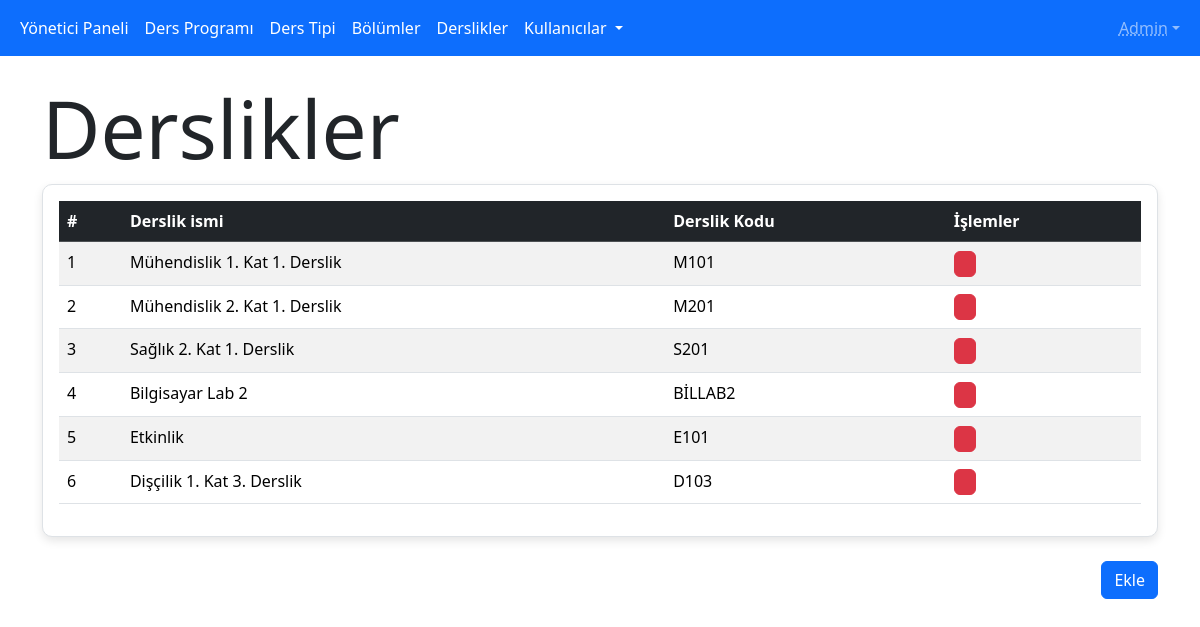
/dashboard/classroom (signed in), run on the app's committed database.
### website/models.py (models this page shows)
class BaseModel(Model):
    class Meta:
        database = db

class Classroom(BaseModel):
    name = CharField(max_length=255)
    code = CharField(max_length=10)
    class Meta:
        table_name = 'classrooms'

### website/dashboard.py (the view)
@dashboard.route('/classroom')
def classroom_page():
    classrooms = Classroom.select()
    return render_template("classroom/index.html", classrooms=classrooms)

### website/__init__.py (called while the page is built)
def create_app() -> Flask:
    app = Flask(__name__)
    app.secret_key = "B1zdkpOQ3AbJBvSaJrlCWMITM1uQwwmIbTImjIRFGkSr74J1TDp6J3Yzzl4a3Qgq96vMNf0hSSD0fouM"
    app.config['ROOT_URL'] = Path(__file__).parent.parent
    print(f"Proje {app.config['ROOT_URL']} dizininde çalıştırılıyor")
    @app.before_request
    def login_required():
        if not ((session.get('id', None)) or
                (request.endpoint and request.endpoint in ('auth.login', 'static'))):
            flash('Önce Giriş Yapın', 'danger'),
            return redirect(url_for('auth.login', next=request.url))
    app.register_blueprint(auth, url_prefix='/auth')
    app.register_blueprint(dashboard, url_prefix='/dashboard')
    app.register_blueprint(website)
    return app

### website/dashboard.py (called while the page is built)
@dashboard.before_request
def before_request():
    if session.get('type', 0) != 2:
        flash("Yönetici değilsiniz!", "danger")
        return redirect(url_for('auth.login'))

### website/templates/dashboard/classroom/index.html (shortened to what this page needs)
{% extends 'layout.html' %}
{% block content %}
    <h1 class="display-1">Derslikler</h1>
        <div class="row justify-content-center">
            <div class="w-100">
                <div class="table-container p-3 bg-white overflow-y-auto">
                    <table class="table table-striped table-hover">
                        <thead class="table-dark">
                            <tr>
                                <th>#</th>
                                <th>Derslik ismi</th>
                                <th>Derslik Kodu</th>
                                <th>İşlemler</th>
                            </tr>
                        </thead>
                        <tbody>
                            {% for classroom in classrooms  %}
                                <tr>
                                    <td>{{ classroom.id }}</td>
                                    <td>{{ classroom.name }}</td>
                                    <td>{{ classroom.code }}</td>
                                    <td>
                                        <a href="{{ url_for('dashboard.classroom_delete', id=classroom.id) }}" class="btn btn-danger px-1 py-0" onclick="return window.confirm('Silmek istediğinize emin misiniz? Bağlı olan bütün ayarlar silinecektir! Excel dosyalarında ders yine de gözükecek!')">
                                            <i class="bi bi-x-lg"></i>
                                        </a>
                                    </td>
                                </tr>
                            {% endfor %}
                        </tbody>
                    </table>
                </div>
            </div>
        </div>
    <br>
    <a href="{{ url_for('dashboard.classroom_add') }}" class="btn btn-primary float-end">Ekle</a>
{% endblock %}

### website/templates/dashboard/classroom/index.html (style rules this page uses)
.table-container { max-height: 500px; border: 1px solid #dee2e6; border-radius: 10px; box-shadow: 0 4px 10px rgba(0, 0, 0, 0.1); }

### data on the page
Classroom: id "1", name "Mühendislik 1. Kat 1. Derslik", code "M101"
Classroom: id "2", name "Mühendislik 2. Kat 1. Derslik", code "M201"
Classroom: id "3", name "Sağlık 2. Kat 1. Derslik", code "S201"
Classroom: id "4", name "Bilgisayar Lab 2", code "BİLLAB2"
Classroom: id "5", name "Etkinlik", code "E101"
Classroom: id "6", name "Dişçilik 1. Kat 3. Derslik", code "D103"

### other printed values
{{ session['name'] }} "Admin"
